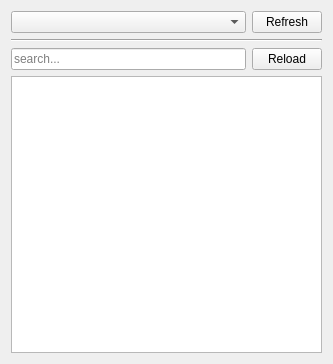
<?xml version="1.0" encoding="UTF-8"?>
<ui version="4.0">
 <class>Form</class>
 <widget class="QWidget" name="Form">
  <property name="geometry">
   <rect>
    <x>0</x>
    <y>0</y>
    <width>333</width>
    <height>364</height>
   </rect>
  </property>
  <property name="windowTitle">
   <string>Form</string>
  </property>
  <layout class="QVBoxLayout" name="verticalLayout">
   <item>
    <layout class="QHBoxLayout" name="horizontalLayout_2" stretch="4,1">
     <item>
      <widget class="QComboBox" name="sectionCombo">
       <property name="maxVisibleItems">
        <number>18</number>
       </property>
      </widget>
     </item>
     <item>
      <widget class="QPushButton" name="refreshButton">
       <property name="minimumSize">
        <size>
         <width>70</width>
         <height>0</height>
        </size>
       </property>
       <property name="maximumSize">
        <size>
         <width>16777215</width>
         <height>70</height>
        </size>
       </property>
       <property name="toolTip">
        <string>Refresh this list.</string>
       </property>
       <property name="text">
        <string>Refresh</string>
       </property>
      </widget>
     </item>
    </layout>
   </item>
   <item>
    <widget class="Line" name="line">
     <property name="orientation">
      <enum>Qt::Horizontal</enum>
     </property>
    </widget>
   </item>
   <item>
    <layout class="QHBoxLayout" name="horizontalLayout_4">
     <item>
      <widget class="QLineEdit" name="searchEdit">
       <property name="placeholderText">
        <string>search...</string>
       </property>
      </widget>
     </item>
     <item>
      <widget class="QPushButton" name="reloadButton">
       <property name="enabled">
        <bool>true</bool>
       </property>
       <property name="minimumSize">
        <size>
         <width>70</width>
         <height>0</height>
        </size>
       </property>
       <property name="maximumSize">
        <size>
         <width>70</width>
         <height>16777215</height>
        </size>
       </property>
       <property name="toolTip">
        <string>Reload the active module/folder.</string>
       </property>
       <property name="text">
        <string>Reload</string>
       </property>
      </widget>
     </item>
    </layout>
   </item>
   <item>
    <widget class="RobustTreeView" name="resourceTree">
     <property name="contextMenuPolicy">
      <enum>Qt::CustomContextMenu</enum>
     </property>
     <property name="editTriggers">
      <set>QAbstractItemView::NoEditTriggers</set>
     </property>
     <property name="alternatingRowColors">
      <bool>true</bool>
     </property>
     <property name="selectionMode">
      <enum>QAbstractItemView::ExtendedSelection</enum>
     </property>
     <property name="sortingEnabled">
      <bool>true</bool>
     </property>
     <property name="allColumnsShowFocus">
      <bool>true</bool>
     </property>
     <attribute name="headerShowSortIndicator" stdset="0">
      <bool>true</bool>
     </attribute>
     <attribute name="headerStretchLastSection">
      <bool>true</bool>
     </attribute>
    </widget>
   </item>
  </layout>
</widget>
<customwidgets>
   <customwidget>
     <class>RobustTreeView</class>
     <extends>QTreeView</extends>
    <header location="global">utility.ui_libraries.qt.widgets.itemviews.treeview</header>
   </customwidget>
</customwidgets>
<resources/>
<connections/>
</ui>
